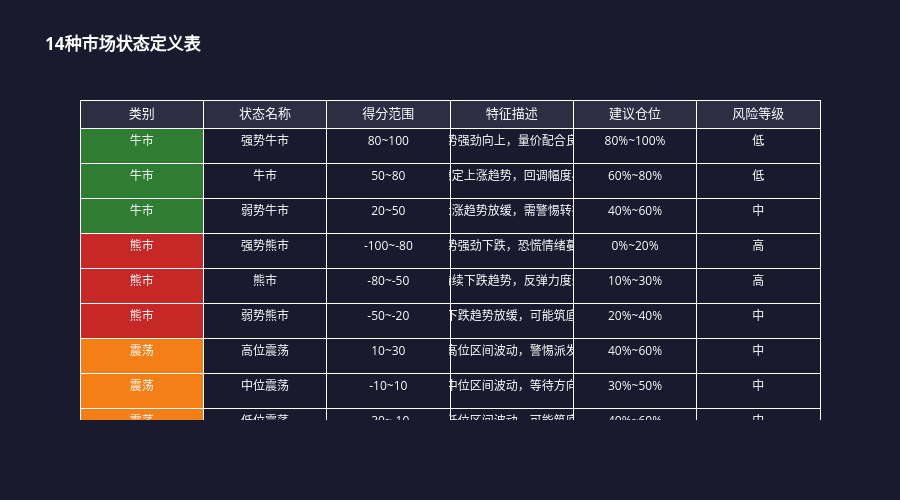

Source (notebook cell):
### Markdown cell above
## 3️⃣ 14种市场状态定义

系统将市场环境分为14种状态，分属4大类别：
- **牛市系列(4)**: 强势牛市、正常牛市、牛市后期、牛市回调
- **熊市系列(4)**: 强势熊市、正常熊市、熊市后期、熊市反弹
- **震荡系列(4)**: 高位震荡、中位震荡、低位震荡、宽幅震荡
- **转折系列(2)**: 底部反转、顶部反转

### Code cell
# 14种市场状态定义表
state_14_definitions = [
    ['牛市', '强势牛市', '全面上涨，远超年线，接近年内高点', '80%~100%', '低'],
    ['牛市', '正常牛市', '稳健上涨，高于年线，位于较高位置', '60%~80%', '低'],
    ['牛市', '牛市后期', '上涨动能减弱，位置较高', '40%~60%', '中'],
    ['牛市', '牛市回调', '中期趋势向上，短期回调', '50%~70%', '中'],
    ['熊市', '强势熊市', '全面下跌，远低于年线，接近年内低点', '0%~20%', '高'],
    ['熊市', '正常熊市', '稳定下跌，低于年线', '10%~30%', '高'],
    ['熊市', '熊市后期', '下跌动能减弱，位置较低', '30%~50%', '中'],
    ['熊市', '熊市反弹', '中期趋势向下，短期反弹', '20%~40%', '中'],
    ['震荡', '高位震荡', '在年内高位区间波动', '40%~60%', '中'],
    ['震荡', '中位震荡', '在年内中间位置波动', '30%~50%', '中'],
    ['震荡', '低位震荡', '在年内低位区间波动', '40%~60%', '中'],
    ['震荡', '宽幅震荡', '大幅波动但无明确方向', '30%~50%', '高'],
    ['转折', '底部反转', '长期下跌后开始上涨', '50%~70%', '中'],
    ['转折', '顶部反转', '长期上涨后开始下跌', '20%~40%', '高'],
]

fig_states = go.Figure(data=[go.Table(
    header=dict(
        values=['类别', '状态名称', '特征描述', '建议仓位', '风险等级'],
        fill_color='#2d2d44',
        font=dict(color='white', size=13),
        align='center'
    ),
    cells=dict(
        values=list(zip(*state_14_definitions)),
        fill_color=['#2E7D32']*4 + ['#C62828']*4 + ['#F57F17']*4 + ['#1565C0']*2,
        font=dict(color='white', size=12),
        align='center',
        height=35
    )
)])

fig_states.update_layout(
    title='<b>14种市场状态定义表</b>',
    height=600,
    paper_bgcolor='#1a1a2e',
    font=dict(color='white')
)
fig_states.show()

### Figure 1 — Plotly figure (JSON) as saved in the notebook; plotly's stock layout.template omitted (floating-point values rounded to 4 significant figures)
{"data": [{"cells": {"align": "center", "fill": {"color": [["#2E7D32", "#2E7D32", "#2E7D32", "#C62828", "#C62828", "#C62828", "#F57F17", "#F57F17", "#F57F17", "#1565C0", "#1565C0", "#757575"], ["#1a1a2e", "#1a1a2e", "#1a1a2e", "#1a1a2e", "#1a1a2e", "#1a1a2e", "#1a1a2e", "#1a1a2e", "#1a1a2e", "#1a1a2e", "#1a1a2e", "#1a1a2e"], ["#1a1a2e", "#1a1a2e", "#1a1a2e", "#1a1a2e", "#1a1a2e", "#1a1a2e", "#1a1a2e", "#1a1a2e", "#1a1a2e", "#1a1a2e", "#1a1a2e", "#1a1a2e"], ["#1a1a2e", "#1a1a2e", "#1a1a2e", "#1a1a2e", "#1a1a2e", "#1a1a2e", "#1a1a2e", "#1a1a2e", "#1a1a2e", "#1a1a2e", "#1a1a2e", "#1a1a2e"], ["#1a1a2e", "#1a1a2e", "#1a1a2e", "#1a1a2e", "#1a1a2e", "#1a1a2e", "#1a1a2e", "#1a1a2e", "#1a1a2e", "#1a1a2e", "#1a1a2e", "#1a1a2e"], ["#1a1a2e", "#1a1a2e", "#1a1a2e", "#1a1a2e", "#1a1a2e", "#1a1a2e", "#1a1a2e", "#1a1a2e", "#1a1a2e", "#1a1a2e", "#1a1a2e", "#1a1a2e"]]}, "font": {"color": "white", "size": 12}, "height": 35, "values": [["牛市", "牛市", "牛市", "熊市", "熊市", "熊市", "震荡", "震荡", "震荡", "转折", "转折", "中性"], ["强势牛市", "牛市", "弱势牛市", "强势熊市", "熊市", "弱势熊市", "高位震荡", "中位震荡", "低位震荡", "复苏", "派发", "中性"], ["80~100", "50~80", "20~50", "-100~-80", "-80~-50", "-50~-20", "10~30", "-10~10", "-30~-10", "30~60", "-60~-30", "-20~20"], ["趋势强劲向上，量价配合良好", "稳定上涨趋势，回调幅度小", "上涨趋势放缓，需警惕转折", "趋势强劲下跌，恐慌情绪蔓延", "持续下跌趋势，反弹力度弱", "下跌趋势放缓，可能筑底", "高位区间波动，警惕派发", "中位区间波动，等待方向", "低位区间波动，可能筑底", "底部企稳回升，趋势反转信号", "顶部出货迹象，趋势反转信号", "方向不明确，观望为主"], ["80%~100%", "60%~80%", "40%~60%", "0%~20%", "10%~30%", "20%~40%", "40%~60%", "30%~50%", "40%~60%", "50%~70%", "20%~40%", "30%~50%"], ["低", "低", "中", "高", "高", "中", "中", "中", "中", "中", "高", "中"]]}, "header": {"align": "center", "fill": {"color": "#2d2d44"}, "font": {"color": "white", "size": 13}, "values": ["类别", "状态名称", "得分范围", "特征描述", "建议仓位", "风险等级"]}, "type": "table"}], "layout": {"font": {"color": "white"}, "height": 500, "paper_bgcolor": "#1a1a2e", "title": {"text": "<b>14种市场状态定义表</b>"}}}
